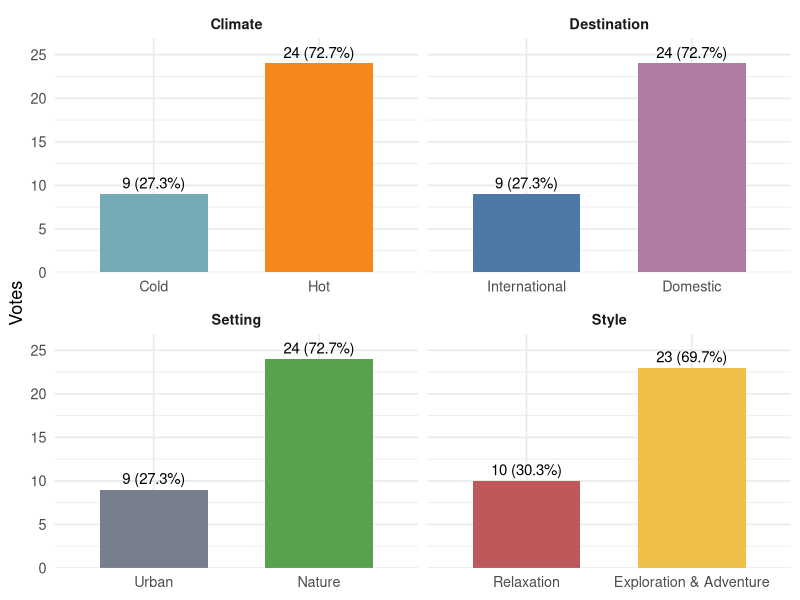
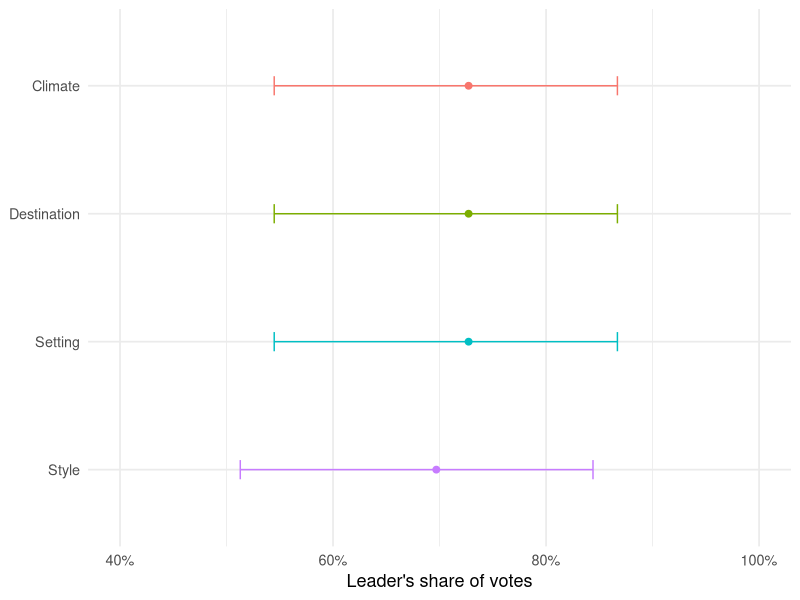
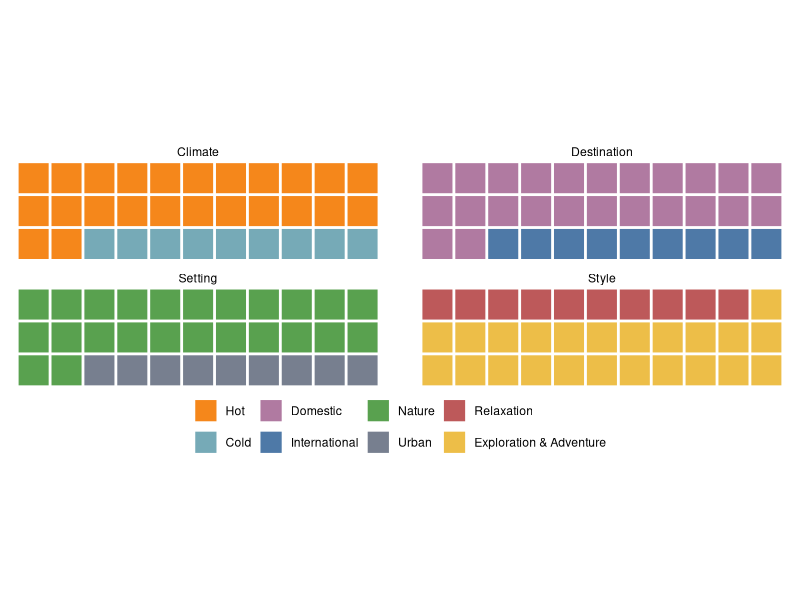

These charts were generated, in order, by the following R code:
## ---- chunk 1
library(tidyverse)
library(scales)

polls = readxl::read_xlsx(here::here("whiteboardpollresults.xlsx")) %>%
  filter(series == "vacation") %>%
  mutate(question = case_when(
    question == 7 ~ "Climate",
    question == 8 ~ "Setting",
    question == 9 ~ "Style",
    question == 10 ~ "Destination")) %>%
  select(question, option, votes) %>%
  group_by(question) %>%
  mutate(N = sum(votes),
         share = votes / N) %>%
  ungroup()

# function to summarize a two-option question
summarize_two_option <- function(df) {
  stopifnot(nrow(df) == 2)
  N <- unique(df$N)
  lead <- df |> arrange(desc(votes)) |> slice(1)
  trail <- df |> arrange(desc(votes)) |> slice(2)

  bt <- binom.test(x = lead$votes, n = N, p = 0.5)  # exact test vs 50/50

  tibble(
    question      = df$question[1],
    N             = N,
    leader        = lead$option,
    leader_votes  = lead$votes,
    leader_share  = lead$share,
    trailer       = trail$option,
    trailer_votes = trail$votes,
    trailer_share = trail$share,
    margin_votes  = lead$votes - trail$votes,
    margin_share  = lead$share - trail$share,
    p_value_50_50 = bt$p.value,
    ci_lower      = bt$conf.int[1],
    ci_upper      = bt$conf.int[2],
    flips_to_flip = floor((lead$votes - trail$votes)/2) + 1L
  )
}

by_q = polls %>%
  group_by(question) %>%
  group_modify(~ summarize_two_option(.x)) %>%
  ungroup()
## ---- chunk 2
#| label: fig-bars
#| fig-cap: "Votes and shares for each question (faceted)."
#| fig-width: 8
#| fig-height: 6
pal <- c(
  "Hot" = "#F5871B", "Cold" = "#76AAB7",
  "Nature" = "#59A14F", "Urban" = "#777f8f",
  "Relaxation" = "#bd595a", "Exploration & Adventure" = "#edbe48",
  "Domestic" = "#B07AA1", "International" = "#4E79A7"
)

polls %>%
  ggplot(aes(x = fct_reorder(option, votes), y = votes, fill = option)) +
  geom_col(width = 0.65, show.legend = FALSE) +
  geom_text(aes(label = paste0(votes, " (", percent(share, accuracy = 0.1), ")")),
            vjust = -0.5, size = 3.8) +
  scale_y_continuous(expand = expansion(mult = c(0, 0.12))) +
  scale_fill_manual(values = pal) +
  labs(x = NULL, y = "Votes") +
  theme_minimal(base_size = 13) +
  facet_wrap(~ question, scales = "free_x") +
  theme(strip.text = element_text(face = "bold"))
## ---- chunk 3
#| label: summary-table
by_q %>%
  transmute(
    question,
    N,
    `Leader (votes)` = sprintf("%s (%d)", leader, leader_votes),
    `Trailer (votes)`= sprintf("%s (%d)", trailer, trailer_votes),
    `Leader share`   = percent(leader_share, 0.1),
    `Margin (votes)` = margin_votes,
    `Margin (points)`= percent(margin_share, 0.1),
    `p vs 50/50`     = signif(p_value_50_50, 3),
    `Leader 95% CI`  = sprintf("[%.2f, %.2f]", ci_lower, ci_upper),
    `Votes to flip winner` = flips_to_flip
  ) %>%
  kableExtra::kable()
## ---- chunk 4
#| label: fig-leader-ci
#| fig-cap: "Leader shares with 95% confidence intervals."
#| fig-width: 7
#| fig-height: 3.8
by_q %>%
  ggplot(aes(y = fct_rev(question), x = leader_share, color = question)) +
  geom_point(size = 2) +
  geom_errorbarh(aes(xmin = ci_lower, xmax = ci_upper), height = 0.15) +
  scale_x_continuous(labels = percent_format(accuracy = 1), limits = c(0.4, 1)) +
  labs(x = "Leader's share of votes", y = NULL) +
  theme_minimal(base_size = 13) +
  theme(legend.position = "none")
## ---- chunk 5
#| label: connection-table
#| fig-cap: "Overlap bounds and independence expectations for selected pairs."
# Prepare a helper to compute min/max feasible overlap and independence expectation
bounds_pair <- function(a, b, N) {
  min_ov <- max(0, a + b - N)
  max_ov <- min(a, b)
  exp_ov <- N * (a / N) * (b / N)  # independence expectation
  tibble(min_overlap = min_ov, expected_overlap = exp_ov, max_overlap = max_ov)
}

# Extract counts
N <- unique(polls$N); stopifnot(length(N) == 1)  # here N = 33
count <- polls |>
  select(question, option, votes) |>
  pivot_wider(names_from = c(question, option), values_from = votes)

pairs <- tribble(
  ~pair,                               ~a, ~b,
  "Hot & Nature",                       count$Climate_Hot,       count$Setting_Nature,
  "Hot & Domestic",                     count$Climate_Hot,       count$Destination_Domestic,
  "Nature & Domestic",                  count$Setting_Nature,    count$Destination_Domestic,
  "Adventure & Hot",                    count$`Style_Exploration & Adventure`, count$Climate_Hot,
  "Adventure & Nature",                 count$`Style_Exploration & Adventure`, count$Setting_Nature,
  "Adventure & Domestic",               count$`Style_Exploration & Adventure`, count$Destination_Domestic
) |>
  rowwise() |>
  mutate(tmp = list(bounds_pair(a, b, N))) |>
  unnest(tmp) |>
  ungroup() |>
  mutate(
    min_overlap = as.integer(min_overlap),
    max_overlap = as.integer(max_overlap)
  )

pairs %>%
  transmute(
    pair,
    `Min overlap` = min_overlap,
    `Expected if independent` = sprintf("%.1f", expected_overlap),
    `Max overlap` = max_overlap
  ) %>%
  kableExtra::kable()
## ---- chunk 6
#| label: fig-waffles
#| fig-cap: "Waffle charts (3×11 grid per question)."
#| fig-width: 8
#| fig-height: 7
make_waffle <- function(df, rows = 3, cols = 11) {
  stopifnot(nrow(df) == 2)
  N <- unique(df$N)
  tibble(
    id = 1:N,
    option = c(rep(df$option[1], df$votes[1]),
               rep(df$option[2], df$votes[2])),
    question = df$question[1]
  ) |>
    mutate(
      row = (id - 1) %/% cols + 1,
      col = (id - 1) %% cols + 1
    )
}

waffles <- polls |>
  group_by(question) |>
  group_modify(~ make_waffle(.x)) |>
  ungroup() %>%
  mutate(option = factor(option, levels = c("Hot","Cold",
                                            "Domestic","International",
                                            "Nature","Urban",
                                            "Relaxation","Exploration & Adventure")))

ggplot(waffles, aes(x = col, y = 3 - row + 1, fill = option)) +
  geom_tile(color = "white", linewidth = 0.4, width = 0.95, height = 0.95) +
  scale_fill_manual(values = pal) +
  coord_equal() +
  labs(x = NULL, y = NULL, fill = NULL) +
  theme_void() +
  theme(legend.position = "bottom") +
  facet_wrap(~ question)
